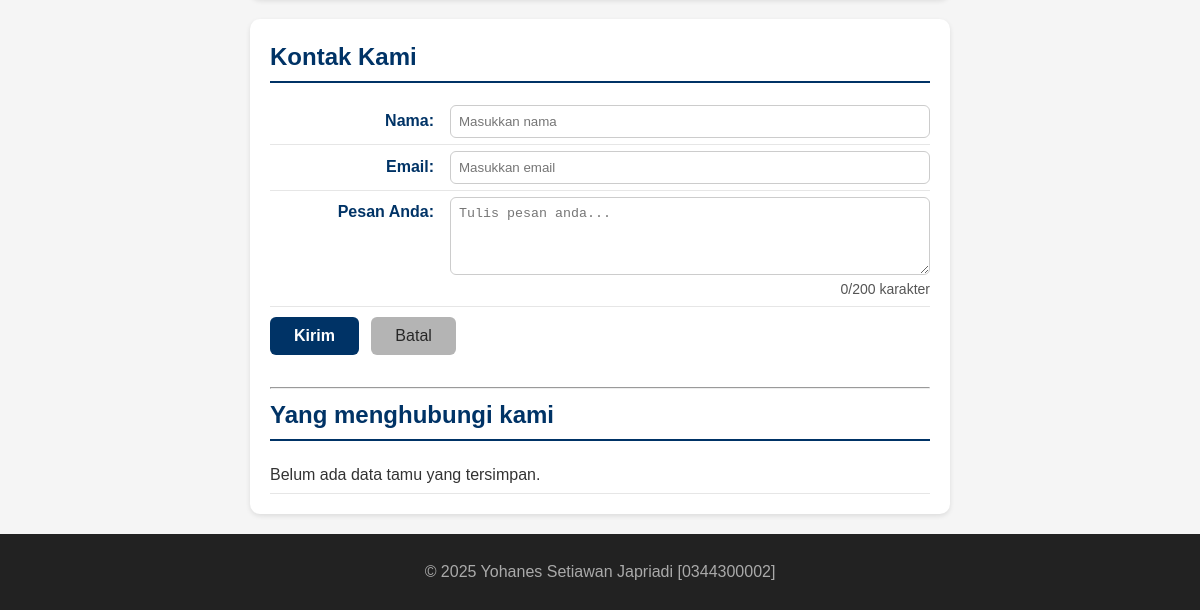
Before: / (lower part) with the older database file.
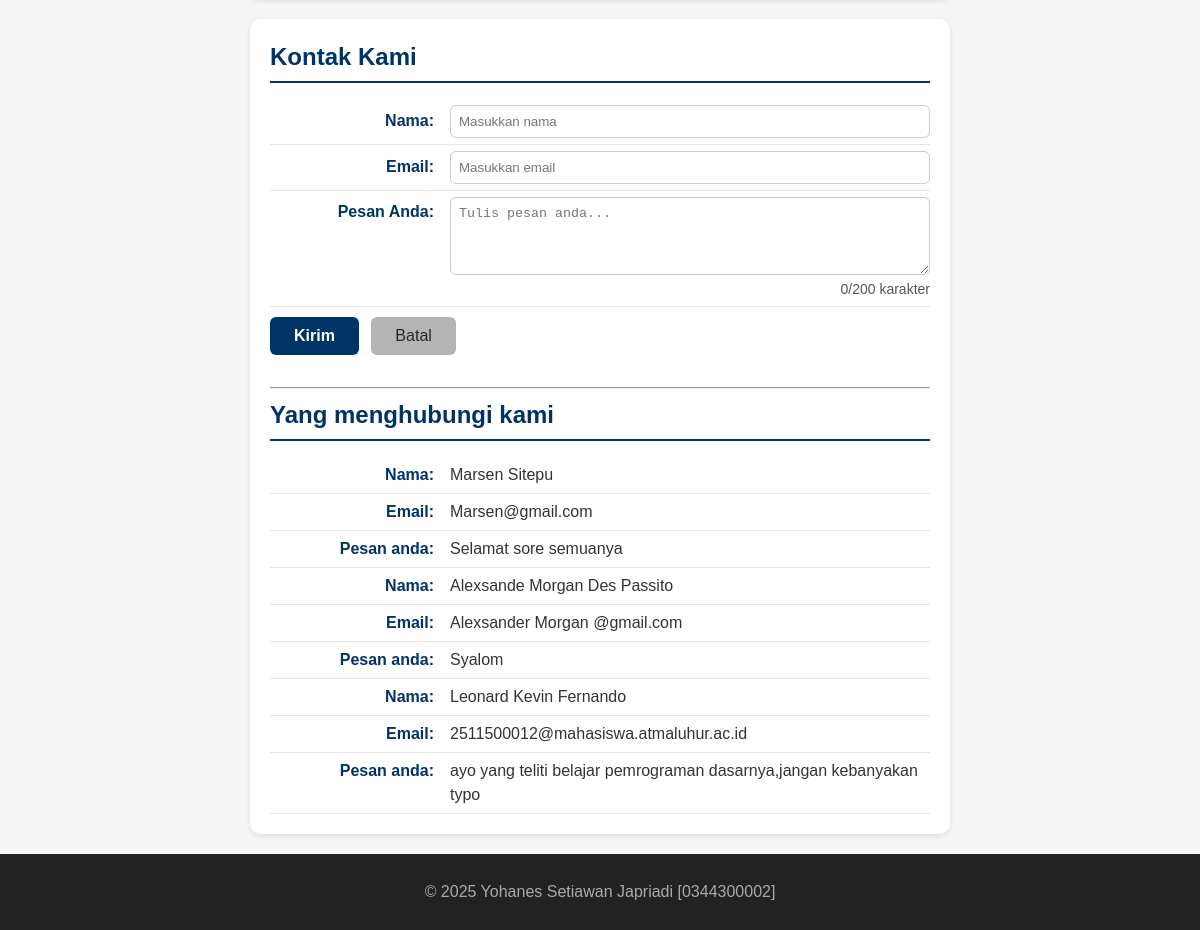
After: the same page with the newer database file.
### tables this page shows
CREATE TABLE `tbl_tamu` (
  `cid` int(11) NOT NULL,
  `cnama` varchar(100) DEFAULT NULL,
  `cemail` varchar(100) DEFAULT NULL,
  `cpesan` text
);

### fungsi.php (the view, shortened to what this page needs)
<?php
function bersihkan($str)
{
  return htmlspecialchars(trim($str));
}
function tampilkanBiodata($conf, $arr)
{
  $html = "";
  foreach ($conf as $k => $v) {
    $label = $v["label"];
    $nilai = bersihkan($arr[$k] ?? '');
    $suffix = $v["suffix"];
    $html .= "<p><strong>{$label}</strong> {$nilai}{$suffix}</p>";
  }
  return $html;
}

### index.php (shortened to what this page needs)
<?php
require_once __DIR__ . '/fungsi.php';
?>
<!DOCTYPE html>
<html lang="en">
<head>
  <link rel="stylesheet" href="style.css">
</head>
<body>
  <main>
    <?php
    $biodata = $_SESSION["biodata"] ?? [];
    $fieldConfig = [
      "nim" => ["label" => "NIM:", "suffix" => ""],
      "nama" => ["label" => "Nama Lengkap:", "suffix" => " &#128526;"],
      "tempat" => ["label" => "Tempat Lahir:", "suffix" => ""],
      "tanggal" => ["label" => "Tanggal Lahir:", "suffix" => ""],
      "hobi" => ["label" => "Hobi:", "suffix" => " &#127926;"],
      "pasangan" => ["label" => "Pasangan:", "suffix" => " &hearts;"],
      "pekerjaan" => ["label" => "Pekerjaan:", "suffix" => " &copy; 2025"],
      "ortu" => ["label" => "Nama Orang Tua:", "suffix" => ""],
      "kakak" => ["label" => "Nama Kakak:", "suffix" => ""],
      "adik" => ["label" => "Nama Adik:", "suffix" => ""],
    ];
    ?>
      <?= tampilkanBiodata($fieldConfig, $biodata) ?>
    <section id="contact">
      <h2>Kontak Kami</h2>
      <form action="proses.php" method="POST">
        <label for="txtNama"><span>Nama:</span>
          <input type="text" id="txtNama" name="txtNama" placeholder="Masukkan nama" required autocomplete="name">
        </label>
        <label for="txtEmail"><span>Email:</span>
          <input type="email" id="txtEmail" name="txtEmail" placeholder="Masukkan email" required autocomplete="email">
        </label>
        <label for="txtPesan"><span>Pesan Anda:</span>
          <textarea id="txtPesan" name="txtPesan" rows="4" placeholder="Tulis pesan anda..." required></textarea>
          <small id="charCount">0/200 karakter</small>
        </label>
        <button type="submit">Kirim</button>
        <button type="reset">Batal</button>
      </form>
      <br>
      <hr>
      <h2>Yang menghubungi kami</h2>
      <?php include 'read_inc.php'; ?>
    </section>
  </main>
  <footer>
    <p>&copy; 2025 Yohanes Setiawan Japriadi [0344300002]</p>
  </footer>
</body>
</html>

### read_inc.php
<?php
require 'koneksi.php';
$fieldContact = [
   "nama" => ["label" => "Nama:", "suffix" => ""],
    "email" => ["label" => "Email:", "suffix" => ""],
    "pesan " => ["label" => "Pesan anda:", "suffix" => ""]
];
$sql = "SELECT * FROM tbl_tamu ORDER BY cid DESC";
$q = mysqli_query($conn,$sql);
if (!$q) {
  echo "<p>Gagal membaca data tamu: " . htmlspecialchars(mysqli_error($conn)) . "</p>";
} elseif (mysqli_num_rows($q) === 0){
  echo "<p>Belum ada data tamu yang tersimpan.</P>";
} else {
  while ($row = mysqli_fetch_assoc($q)) {
    $arrContact = [
    "nama"       => $row["cnama"]   ?? "",
    "email"      => $row["cemail"]  ?? "",
    "pesan "      => $row["cpesan"]  ?? "",
    ];
    echo tampilkanBiodata($fieldContact,$arrContact);
  }
}
?>

### style.css (style rules this page uses)
* { box-sizing: border-box; }
body { margin: 0; font-family: Arial, sans-serif; background: #f5f5f5; color: #333; line-height: 1.5; }
#home, #about, #contact, #biodata { background-color: #ffffff; border-radius: 10px; padding: 20px; max-width: 700px; margin: 20px auto; box-shadow: 0 2px 5px rgba(0, 0, 0, 0.1); }
#home h2, #about h2, #contact h2, #biodata h2 { color: #003366; border-bottom: 2px solid #003366; padding-bottom: 6px; margin-top: 0; margin-bottom: 16px; }
#about p, #contact p, #contact label, #biodata label { display: flex; justify-content: flex-start; align-items: baseline; margin: 0; padding: 6px 0; border-bottom: 1px solid #e6e6e6; }
#about strong, #contact strong, #contact label>span, #biodata label>span { min-width: 180px; color: #003366; font-weight: 600; text-align: right; padding-right: 16px; flex-shrink: 0; }
#contact input, #contact textarea, #biodata input { flex: 1; border: 1px solid #ccc; border-radius: 6px; padding: 8px; color: #000; font-weight: normal; margin: 0; box-sizing: border-box; }
#contact button, #biodata button { margin-top: 10px; display: inline-block; padding: 10px 24px; font-size: 16px; border-radius: 6px; cursor: pointer; border: none; transition: all 0.3s ease; margin-right: 8px; }
#contact button[type="submit"], #biodata button[type="submit"] { background-color: #003366; color: #fff; font-weight: 600; }
#contact button[type="reset"], #biodata button[type="reset"] { background-color: #b4b4b4; color: #272727; font-weight: 500; }
footer { background: #222; color: #aaa; text-align: center; padding: 10px; }

Changed rows visible on the page:
added tbl_tamu: label "Nama:", cnama "Marsen Sitepu", label "Email:", cemail "Marsen@gmail.com", label "Pesan anda:", cpesan "Selamat sore semuanya"
added tbl_tamu: label "Nama:", cnama "Alexsande Morgan Des Passito", label "Email:", cemail "Alexsander Morgan @gmail.com", label "Pesan anda:", cpesan "Syalom"
added tbl_tamu: label "Nama:", cnama "Leonard Kevin Fernando", label "Email:", cemail "2511500012@mahasiswa.atmaluhur.ac.id", label "Pesan anda:", cpesan "ayo yang teliti belajar pemrograman dasarnya,jangan kebanyakan typo"
Other visible differences:
text no longer shown: "Belum ada data tamu yang tersimpan."
